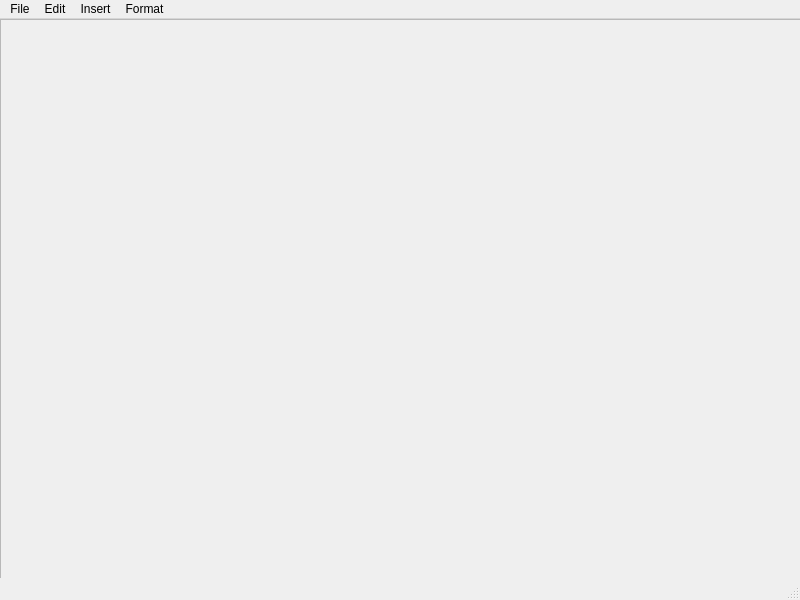
<?xml version="1.0" encoding="UTF-8"?>
<ui version="4.0">
 <class>MainWindow</class>
 <widget class="QMainWindow" name="MainWindow">
  <property name="geometry">
   <rect>
    <x>0</x>
    <y>0</y>
    <width>800</width>
    <height>600</height>
   </rect>
  </property>
  <property name="windowTitle">
   <string>Lexi</string>
  </property>
  <widget class="QWidget" name="centralwidget">
   <widget class="QScrollArea" name="scrollArea">
    <property name="geometry">
     <rect>
      <x>0</x>
      <y>0</y>
      <width>801</width>
      <height>581</height>
     </rect>
    </property>
    <property name="widgetResizable">
     <bool>true</bool>
    </property>
    <widget class="QWidget" name="scrollAreaWidgetContents">
     <property name="geometry">
      <rect>
       <x>0</x>
       <y>0</y>
       <width>799</width>
       <height>579</height>
      </rect>
     </property>
    </widget>
   </widget>
  </widget>
  <widget class="QMenuBar" name="menubar">
   <property name="geometry">
    <rect>
     <x>0</x>
     <y>0</y>
     <width>800</width>
     <height>22</height>
    </rect>
   </property>
   <widget class="QMenu" name="menuFile">
    <property name="title">
     <string>File</string>
    </property>
    <addaction name="actionOpen"/>
    <addaction name="actionSave"/>
    <addaction name="actionSave_as"/>
    <addaction name="actionExit"/>
   </widget>
   <widget class="QMenu" name="menuEdit">
    <property name="title">
     <string>Edit</string>
    </property>
    <addaction name="actionCopy"/>
    <addaction name="actionPaste"/>
    <addaction name="actionCut"/>
    <addaction name="actionCancel"/>
    <addaction name="actionReturn"/>
   </widget>
   <widget class="QMenu" name="menuStyle">
    <property name="title">
     <string>Insert</string>
    </property>
    <addaction name="actionImage"/>
    <addaction name="actionTable"/>
   </widget>
   <widget class="QMenu" name="menuFormat">
    <property name="title">
     <string>Format</string>
    </property>
    <widget class="QMenu" name="menuAlignment">
     <property name="title">
      <string>Alignment</string>
     </property>
     <addaction name="actionCentered"/>
     <addaction name="actionLeft"/>
     <addaction name="actionRight"/>
     <addaction name="actionWidth"/>
    </widget>
    <widget class="QMenu" name="menuText">
     <property name="title">
      <string>Text</string>
     </property>
     <addaction name="actionSize_2"/>
     <addaction name="actionBold"/>
     <addaction name="actionItalics"/>
     <addaction name="actionStressed"/>
    </widget>
    <widget class="QMenu" name="menuHeadline">
     <property name="title">
      <string>Headline</string>
     </property>
     <addaction name="actionHeadline_1"/>
     <addaction name="actionHeadline_2"/>
     <addaction name="actionHeadline_3"/>
    </widget>
    <widget class="QMenu" name="menuLine_spacing">
     <property name="title">
      <string>Line spacing</string>
     </property>
     <addaction name="action1"/>
     <addaction name="action1_5"/>
     <addaction name="action2"/>
    </widget>
    <addaction name="menuText"/>
    <addaction name="menuAlignment"/>
    <addaction name="menuHeadline"/>
    <addaction name="menuLine_spacing"/>
   </widget>
   <addaction name="menuFile"/>
   <addaction name="menuEdit"/>
   <addaction name="menuStyle"/>
   <addaction name="menuFormat"/>
  </widget>
  <widget class="QStatusBar" name="statusbar"/>
  <action name="actionOpen">
   <property name="text">
    <string>Open</string>
   </property>
  </action>
  <action name="actionSave">
   <property name="text">
    <string>Save</string>
   </property>
   <property name="shortcut">
    <string>Ctrl+S</string>
   </property>
  </action>
  <action name="actionExit">
   <property name="text">
    <string>Exit</string>
   </property>
   <property name="shortcut">
    <string>Ctrl+Q</string>
   </property>
  </action>
  <action name="actionCopy">
   <property name="text">
    <string>Copy</string>
   </property>
   <property name="shortcut">
    <string>Ctrl+C</string>
   </property>
  </action>
  <action name="actionPaste">
   <property name="text">
    <string>Paste</string>
   </property>
   <property name="shortcut">
    <string>Ctrl+V</string>
   </property>
  </action>
  <action name="actionImage">
   <property name="text">
    <string>Image</string>
   </property>
  </action>
  <action name="actionTable">
   <property name="text">
    <string>Table</string>
   </property>
  </action>
  <action name="actionCentered">
   <property name="text">
    <string>Centered</string>
   </property>
  </action>
  <action name="actionLeft">
   <property name="text">
    <string>Left</string>
   </property>
  </action>
  <action name="actionRight">
   <property name="text">
    <string>Right</string>
   </property>
  </action>
  <action name="actionWidth">
   <property name="text">
    <string>Width</string>
   </property>
  </action>
  <action name="actionSize_2">
   <property name="text">
    <string>Size</string>
   </property>
  </action>
  <action name="actionBold">
   <property name="text">
    <string>Bold</string>
   </property>
   <property name="shortcut">
    <string>Ctrl+B</string>
   </property>
  </action>
  <action name="actionItalics">
   <property name="text">
    <string>Italics</string>
   </property>
   <property name="shortcut">
    <string>Ctrl+I</string>
   </property>
  </action>
  <action name="actionStressed">
   <property name="text">
    <string>Stressed</string>
   </property>
   <property name="shortcut">
    <string>Ctrl+U</string>
   </property>
  </action>
  <action name="actionHeadline_1">
   <property name="text">
    <string>Headline 1</string>
   </property>
  </action>
  <action name="actionHeadline_2">
   <property name="text">
    <string>Headline 2</string>
   </property>
  </action>
  <action name="actionHeadline_3">
   <property name="text">
    <string>Headline 3</string>
   </property>
  </action>
  <action name="action1">
   <property name="text">
    <string>1</string>
   </property>
  </action>
  <action name="action1_5">
   <property name="text">
    <string>1.5</string>
   </property>
  </action>
  <action name="action2">
   <property name="text">
    <string>2</string>
   </property>
  </action>
  <action name="actionCancel">
   <property name="text">
    <string>Cancel</string>
   </property>
   <property name="shortcut">
    <string>Ctrl+Z</string>
   </property>
  </action>
  <action name="actionReturn">
   <property name="text">
    <string>Return</string>
   </property>
   <property name="shortcut">
    <string>Ctrl+Y</string>
   </property>
  </action>
  <action name="actionCut">
   <property name="text">
    <string>Cut</string>
   </property>
   <property name="shortcut">
    <string>Ctrl+X</string>
   </property>
  </action>
  <action name="actionSave_as">
   <property name="text">
    <string>Save as</string>
   </property>
  </action>
 </widget>
 <resources/>
 <connections/>
</ui>
